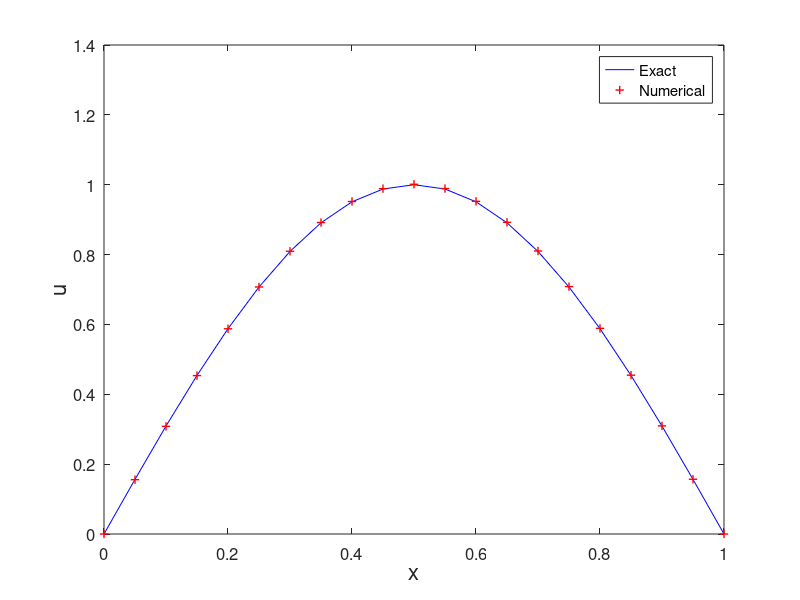

Source code (MATLAB):
% fdm1d2.m
% finite difference method for 1D problem
% -(xu')'+x*u'=pi^2*x*sin(pi*x)-pi*cos(pi*x)+pi*x*cos(pi*x) in [0,1]
% u(0)=0, u(1)=0 ;
% exact solution : u=sin(pi*x)
clear all; close all;
h=0.05;
x=0:h:1;
N=length(x)-1;
A=diag(2*x(2:N)./h^2)+diag(x(2:N-1)./(2*h)-(x(2:N-1)+0.5*h)./h^2,1)...
    +diag(-x(3:N)./(2*h)-(x(3:N)-0.5*h)./h^2,-1);
b=pi^2*x(2:N).*sin(pi*x(2:N))+pi*(x(2:N)-1).*cos(pi*x(2:N));
u=A\b';
u=[0;u;0];
ue=sin(pi*x');
plot(x,ue,'b-',x,u,'r+','LineWidth',1)
Error=max(abs(u-ue))
legend('Exact ','Numerical','location','NorthEast')
%title('Finite Difference Method','fontsize',12)
set(gca,'fontsize',12)
xlabel('x','fontsize', 16), ylabel('u','fontsize',16)

% print -dpng -r600 fdm1d2.png
% print -depsc2 fdm1d2.eps
